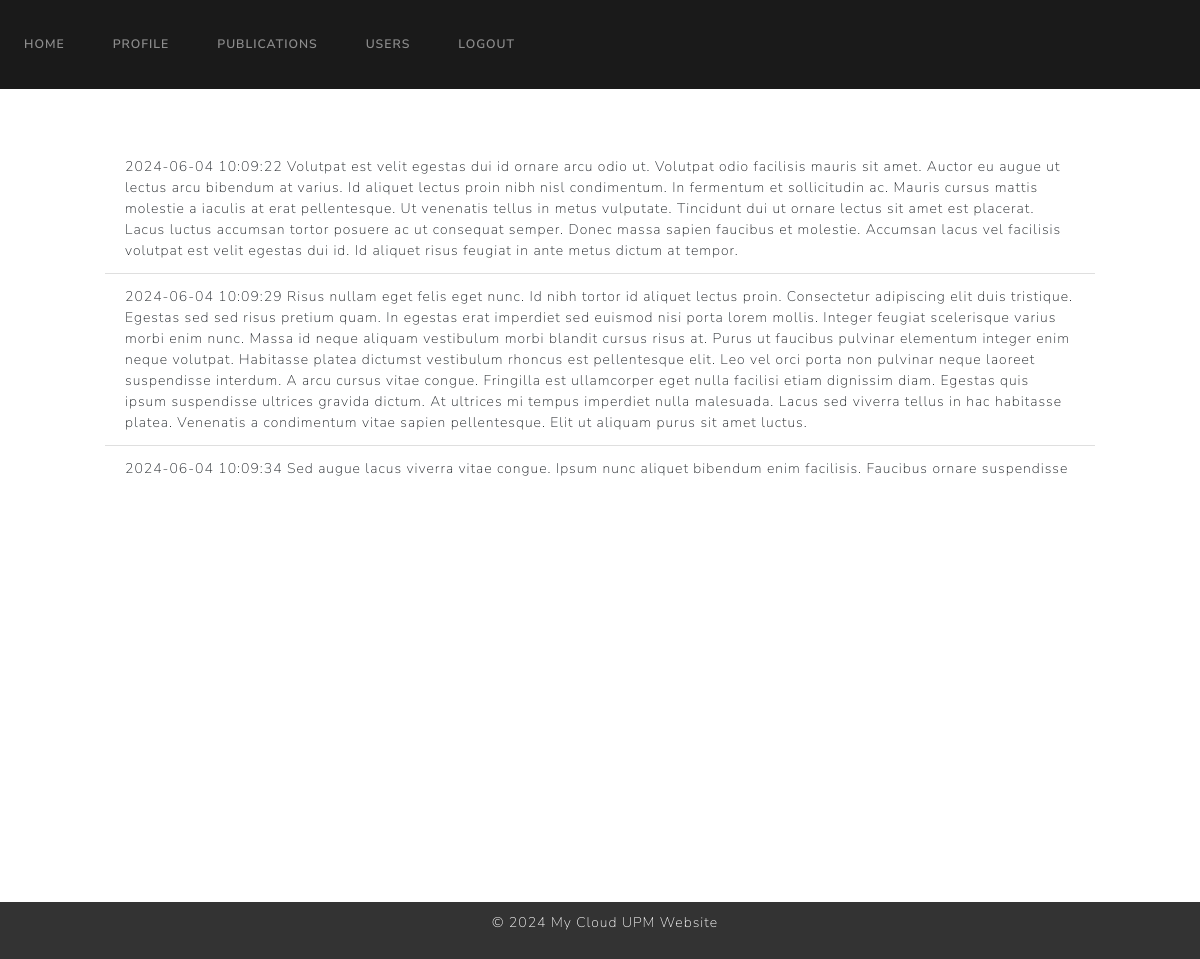
Page /viewuser/user1@user.com (signed in) on the committed database.
### website/models.py (models this page shows)
class Publication(db.Model):
    id = db.Column(db.Integer, primary_key=True)
    content = db.Column(db.Text, nullable=False)
    date = db.Column(db.DateTime(timezone=True), default=func.now())
    user_id = db.Column(db.Integer, db.ForeignKey('user.id'), nullable=False)

### website/views.py (the view)
@views.route('/viewuser/<email>')
@login_required
def viewuser(email):
    user = User.query.filter_by(email=email).first()
    if user:
        publications = Publication.query.filter_by(user_id=user.id).all()
        return render_template("publications.html", user=user, publications=publications)
    else:
        flash('User not found', category='error')
        print('User not found')
        return render_template("userlist.html", user=current_user)

### website/templates/publications.html (shortened to what this page needs)
{% extends "base.html" %}
{% block content %}
<div style="height: 345px; overflow-y: auto; padding: 5px; max-width: 1000px; margin: auto; margin-top: 50px;">
    <ul class="list-group list-group-flush" id="publications">
        {% for publication in user.publications %}
        <li class="list-group-item">
            <div style="display: flex; justify-content: space-between;">
                <span>{{ publication.date }} {{ publication.content }}</span>
            </div>
        </li>
        {% endfor %}
    </ul>
</div>
{% endblock %}

### rows in the picture
Publication: date "2024-06-04 10:09:22", content "Volutpat est velit egestas dui id ornare arcu odio ut. Volutpat odio facilisis mauris sit amet. Auctor eu augue ut lectus arcu bibendum at varius. Id aliquet lectus proin nibh nisl condimentum. In fermentum et sollicitudin ac. Mauris cursus mattis molestie a iaculis at erat pellentesque. Ut venenatis tellus in metus vulputate. Tincidunt dui ut ornare lectus sit amet est placerat. Lacus luctus accumsan tortor posuere ac ut consequat semper. Donec massa sapien faucibus et molestie. Accumsan lacus vel facilisis volutpat est velit egestas dui id. Id aliquet risus feugiat in ante metus dictum at tempor."
Publication: date "2024-06-04 10:09:29", content "Risus nullam eget felis eget nunc. Id nibh tortor id aliquet lectus proin. Consectetur adipiscing elit duis tristique. Egestas sed sed risus pretium quam. In egestas erat imperdiet sed euismod nisi porta lorem mollis. Integer feugiat scelerisque varius morbi enim nunc. Massa id neque aliquam vestibulum morbi blandit cursus risus at. Purus ut faucibus pulvinar elementum integer enim neque volutpat. Habitasse platea dictumst vestibulum rhoncus est pellentesque elit. Leo vel orci porta non pulvinar neque laoreet suspendisse interdum. A arcu cursus vitae congue. Fringilla est ullamcorper eget nulla facilisi etiam dignissim diam. Egestas quis ipsum suspendisse ultrices gravida dictum. At…"
Publication: date "2024-06-04 10:09:34", content "Sed augue lacus viverra vitae congue. Ipsum nunc aliquet bibendum enim facilisis. Faucibus ornare suspendisse…"
